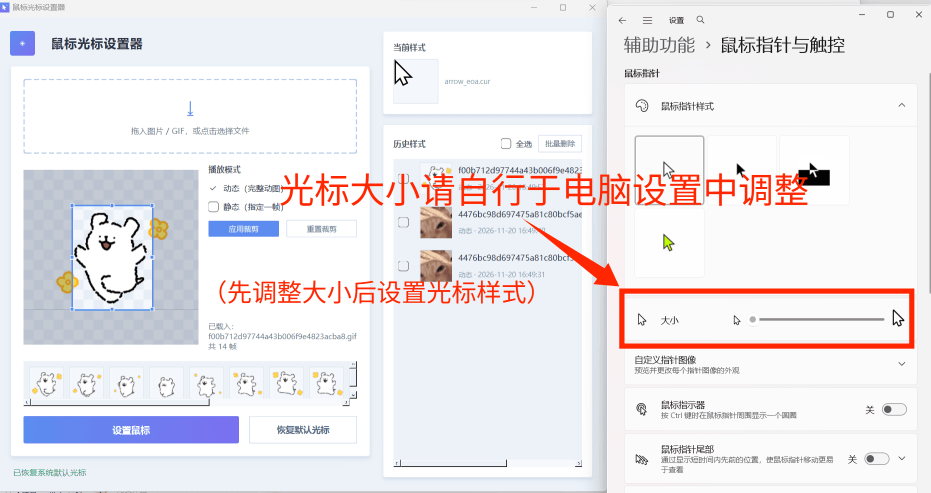
#> input picture 光标设置说明.png, 1862 x 986 px (shown at 1/2 size)
$ python -i cursor_core.py   (imports and definitions only)
#> lines starting #> are read from the running program, lines starting #| are printed output that depends on the picture
# -*- coding: utf-8 -*-
"""鼠标光标设置器 · 核心逻辑
媒体抽帧 -> CUR / ANI -> 写入系统鼠标样式 / 恢复默认 / 历史记录
"""
import os
import sys
import io
import json
import shutil
import struct
import tempfile
import time
import ctypes
from ctypes import wintypes

from PIL import Image

# ---------------------------------------------------------------- 常量
SPI_SETCURSORS = 0x0057
SPIF_UPDATEINIFILE = 0x01
SPIF_SENDCHANGE = 0x02

CURSOR_REG = r"Control Panel\Cursors"

# 数据目录多级兜底：优先 AppData\Local，其次用户目录，最后系统临时目录，
# 保证 exe 在只读目录 / 受限账户下仍可写缓存与备份
def _writable(d):
    try:
        os.makedirs(os.path.join(d, "cursors"), exist_ok=True)
        os.makedirs(os.path.join(d, "history"), exist_ok=True)
        t = os.path.join(d, ".wtest")
        with open(t, "w") as f:
            f.write("x")
        os.remove(t)
        return True
    except OSError:
        return False


def _pick_data_dir():
    candidates = [
        os.path.join(os.environ.get("LOCALAPPDATA") or "", "CursorCustomizer"),
        os.path.join(os.path.expanduser("~"), ".CursorCustomizer"),
        os.path.join(tempfile.gettempdir(), "CursorCustomizer"),
    ]
    for c in candidates:
        if _writable(c):
            return c
#> further down, picture is the input picture: PIL image 1862x986 P; mean R, G, B 237.1, 233.3, 236.5
    return candidates[-1]


APP_DATA_DIR = _pick_data_dir()
ASSETS_DIR = os.path.join(APP_DATA_DIR, "cursors")
HISTORY_DIR = os.path.join(APP_DATA_DIR, "history")
BACKUP_FILE = os.path.join(APP_DATA_DIR, "cursor_backup.json")
HISTORY_FILE = os.path.join(HISTORY_DIR, "history.json")
CURRENT_META = os.path.join(APP_DATA_DIR, "current.json")
CURRENT_THUMB = os.path.join(ASSETS_DIR, "current_thumb.png")
CUR_OUT = os.path.join(ASSETS_DIR, "custom_arrow.cur")
ANI_OUT = os.path.join(ASSETS_DIR, "custom_arrow.ani")

MAX_CURSOR_SIZE = 128  # 光标边长上限（px）


# [25 lines left out: functions active_cursor_path, cleanup_old_active, not called in this run]

# 常见系统光标项，备份/恢复时整体处理
CURSOR_NAMES = [
    "Arrow", "HelpWait", "AppStarting", "Wait", "IBeam",
    "SizeNS", "SizeWE", "SizeNWSE", "SizeNESW", "SizeAll",
    "No", "Hand", "Crosshair", "UpArrow", "Pin",
]

IMAGE_EXTS = {".png", ".jpg", ".jpeg", ".bmp", ".webp", ".ico", ".cur"}
GIF_EXTS = {".gif", ".webp"}
VIDEO_EXTS = {".mp4", ".avi", ".mov", ".mkv", ".webm"}


def _ensure_dirs():
    os.makedirs(ASSETS_DIR, exist_ok=True)
    os.makedirs(HISTORY_DIR, exist_ok=True)


# [1 line not run here, left out]


# ---------------------------------------------------------------- 抽帧
# [51 lines left out: function load_frames, not called in this run]


def normalize(img, size=MAX_CURSOR_SIZE):
    """等比缩放到透明正方形画布内"""
#> called with size = 128
    img = img.convert("RGBA")
    w, h = img.size
#> w = 1862; h = 986
    scale = min(size / w, size / h)
#> scale = 0.0687
    nw, nh = max(1, round(w * scale)), max(1, round(h * scale))
#> nw = 128; nh = 68
    img = img.resize((nw, nh), Image.LANCZOS)
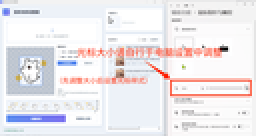
#> img: PIL image 128x68 RGBA (shown 2 times larger); mean R, G, B, A 236.9, 233, 236.1, 255
    canvas = Image.new("RGBA", (size, size), (0, 0, 0, 0))
#> canvas: PIL image 128x128 RGBA; every value is 0
    canvas.paste(img, ((size - nw) // 2, (size - nh) // 2), img)
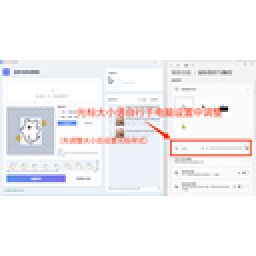
#> canvas: PIL image 128x128 RGBA (shown 2 times larger); mean R, G, B, A 125.9, 123.8, 125.4, 135.5; transparent parts drawn white
    return canvas


# [8 lines left out: function crop_image, not called in this run]


# ---------------------------------------------------------------- CUR
def image_to_cur_bytes(img, hotspot=None, size=MAX_CURSOR_SIZE):
    """PIL 图 -> CUR 文件字节（type=2，热点默认中心）"""
    img = normalize(img, size)
    if hotspot is None:
        hotspot = (img.size[0] // 2, img.size[1] // 2)
#> hotspot = (64, 64)
    buf = io.BytesIO()
    img.save(buf, format="ICO", sizes=[img.size])
    data = bytearray(buf.getvalue())
    data[2] = 2  # type: CUR = 2
    data[3] = 0
    hx, hy = hotspot
#> hx = 64; hy = 64
    data[6 + 4] = hx & 0xFF
    data[6 + 5] = (hx >> 8) & 0xFF
    data[6 + 6] = hy & 0xFF
    data[6 + 7] = (hy >> 8) & 0xFF
    return bytes(data)


# [5 lines left out: function save_static_cur, not called in this run]


# ---------------------------------------------------------------- ANI
def _riff_chunk(tag, payload):
    pad = b"\x00" if len(payload) % 2 else b""
    return tag + struct.pack("<I", len(payload)) + payload + pad


def _riff_list(list_type, chunks):
    body = list_type + b"".join(chunks)
    return b"LIST" + struct.pack("<I", len(body)) + body


# [28 lines left out: function frames_to_ani, not called in this run]


# ---------------------------------------------------------------- 系统光标
def _reg_open(mode):
    import winreg
    return winreg.OpenKey(winreg.HKEY_CURRENT_USER, CURSOR_REG, 0, mode)


# [82 lines left out: functions _reg_get, _reg_set, _refresh_system, _default_arrow, backup_current, apply_cursor and 1 more, not called in this run]


def current_arrow_path():
    return _reg_get("Arrow")


# [128 lines left out: functions current_custom, save_current_meta, load_current_meta, clear_current_meta, _read_history, _write_history and 4 more, not called in this run]

>>> from PIL import Image
>>> picture = Image.open('光标设置说明.png')
>>> result = image_to_cur_bytes(picture)
